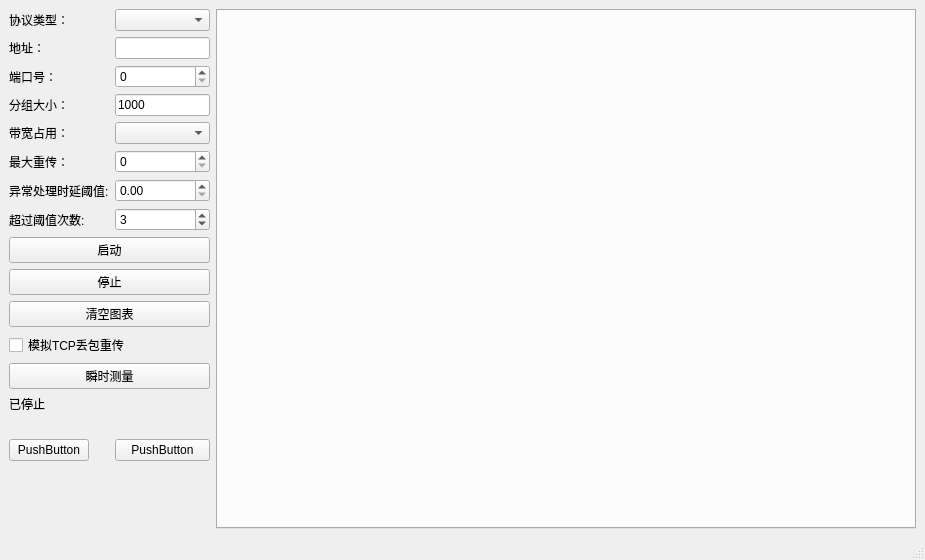
<?xml version="1.0" encoding="UTF-8"?>
<ui version="4.0">
 <class>MainWindowLi</class>
 <widget class="QMainWindow" name="MainWindowLi">
  <property name="geometry">
   <rect>
    <x>0</x>
    <y>0</y>
    <width>925</width>
    <height>560</height>
   </rect>
  </property>
  <property name="windowTitle">
   <string>sender_gui</string>
  </property>
  <widget class="QWidget" name="centralwidget">
   <layout class="QHBoxLayout" name="horizontalLayout">
    <item>
     <layout class="QFormLayout" name="formLayout">
      <item row="0" column="0">
       <widget class="QLabel" name="label_protocol">
        <property name="text">
         <string>协议类型：</string>
        </property>
       </widget>
      </item>
      <item row="0" column="1">
       <widget class="QComboBox" name="protocolCombo"/>
      </item>
      <item row="1" column="0">
       <widget class="QLabel" name="label_ip">
        <property name="text">
         <string>地址：</string>
        </property>
       </widget>
      </item>
      <item row="1" column="1">
       <widget class="QLineEdit" name="ipEdit"/>
      </item>
      <item row="2" column="0">
       <widget class="QLabel" name="label_port">
        <property name="text">
         <string>端口号：</string>
        </property>
       </widget>
      </item>
      <item row="2" column="1">
       <widget class="QSpinBox" name="portSpin"/>
      </item>
      <item row="3" column="0">
       <widget class="QLabel" name="label_pktSize">
        <property name="text">
         <string>分组大小：</string>
        </property>
       </widget>
      </item>
      <item row="3" column="1">
       <widget class="QLineEdit" name="sizeLineEdit">
        <property name="text">
         <string>1000</string>
        </property>
       </widget>
      </item>
      <item row="4" column="0">
       <widget class="QLabel" name="label_bw">
        <property name="text">
         <string>带宽占用：</string>
        </property>
       </widget>
      </item>
      <item row="4" column="1">
       <widget class="QComboBox" name="bandwidthCombo"/>
      </item>
      <item row="5" column="0">
       <widget class="QLabel" name="label_retry">
        <property name="text">
         <string>最大重传：</string>
        </property>
       </widget>
      </item>
      <item row="5" column="1">
       <widget class="QSpinBox" name="retrySpin"/>
      </item>
      <item row="8" column="0" colspan="2">
       <layout class="QVBoxLayout" name="buttonLayout">
        <item>
         <widget class="QPushButton" name="startButton">
          <property name="text">
           <string>启动</string>
          </property>
         </widget>
        </item>
        <item>
         <widget class="QPushButton" name="stopButton">
          <property name="text">
           <string>停止</string>
          </property>
         </widget>
        </item>
        <item>
         <widget class="QPushButton" name="clearChartButton">
          <property name="text">
           <string>清空图表</string>
          </property>
         </widget>
        </item>
        <item>
         <widget class="QCheckBox" name="retransmitCheck">
          <property name="text">
           <string>模拟TCP丢包重传</string>
          </property>
         </widget>
        </item>
        <item>
         <widget class="QPushButton" name="instantProbeButton">
          <property name="text">
           <string>瞬时测量</string>
          </property>
         </widget>
        </item>
       </layout>
      </item>
      <item row="9" column="0" colspan="2">
       <widget class="QLabel" name="statusLabel">
        <property name="text">
         <string>已停止</string>
        </property>
       </widget>
      </item>
      <item row="10" column="0" colspan="2">
       <widget class="QLabel" name="label">
        <property name="text">
         <string/>
        </property>
       </widget>
      </item>
      <item row="6" column="0">
       <widget class="QLabel" name="label_2">
        <property name="text">
         <string>异常处理时延阈值:</string>
        </property>
       </widget>
      </item>
      <item row="7" column="0">
       <widget class="QLabel" name="label_3">
        <property name="text">
         <string>超过阈值次数:</string>
        </property>
       </widget>
      </item>
      <item row="7" column="1">
       <widget class="QSpinBox" name="spinBoxThresholdCount">
        <property name="value">
         <number>3</number>
        </property>
       </widget>
      </item>
      <item row="11" column="0">
       <widget class="QPushButton" name="startBgButton">
        <property name="text">
         <string>PushButton</string>
        </property>
       </widget>
      </item>
      <item row="11" column="1">
       <widget class="QPushButton" name="stopBgButton">
        <property name="text">
         <string>PushButton</string>
        </property>
       </widget>
      </item>
      <item row="6" column="1">
       <widget class="QDoubleSpinBox" name="spinBoxDelayThreshold">
        <property name="maximum">
         <double>10000.000000000000000</double>
        </property>
       </widget>
      </item>
     </layout>
    </item>
    <item>
     <widget class="QTabWidget" name="chartTabs">
      <property name="minimumSize">
       <size>
        <width>700</width>
        <height>500</height>
       </size>
      </property>
     </widget>
    </item>
   </layout>
  </widget>
  <widget class="QMenuBar" name="menubar">
   <property name="geometry">
    <rect>
     <x>0</x>
     <y>0</y>
     <width>925</width>
     <height>20</height>
    </rect>
   </property>
  </widget>
  <widget class="QStatusBar" name="statusbar"/>
 </widget>
 <resources/>
 <connections/>
</ui>
